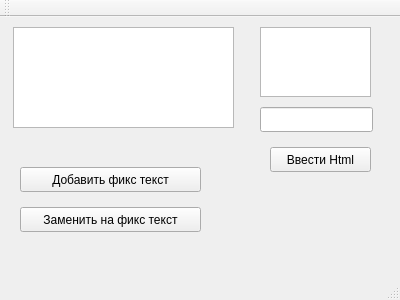
<?xml version="1.0" encoding="UTF-8"?>
<ui version="4.0">
 <class>MainWindow</class>
 <widget class="QMainWindow" name="MainWindow">
  <property name="geometry">
   <rect>
    <x>0</x>
    <y>0</y>
    <width>400</width>
    <height>300</height>
   </rect>
  </property>
  <property name="windowTitle">
   <string>MainWindow</string>
  </property>
  <widget class="QWidget" name="centralWidget">
   <widget class="QLineEdit" name="lineEdit_input">
    <property name="geometry">
     <rect>
      <x>260</x>
      <y>90</y>
      <width>113</width>
      <height>25</height>
     </rect>
    </property>
   </widget>
   <widget class="QPushButton" name="pushButton_html">
    <property name="geometry">
     <rect>
      <x>270</x>
      <y>130</y>
      <width>101</width>
      <height>25</height>
     </rect>
    </property>
    <property name="text">
     <string>Ввести Html</string>
    </property>
   </widget>
   <widget class="QTextEdit" name="textEdit_output">
    <property name="geometry">
     <rect>
      <x>260</x>
      <y>10</y>
      <width>111</width>
      <height>70</height>
     </rect>
    </property>
   </widget>
   <widget class="QPlainTextEdit" name="plainTextEdit_output">
    <property name="geometry">
     <rect>
      <x>13</x>
      <y>10</y>
      <width>221</width>
      <height>101</height>
     </rect>
    </property>
   </widget>
   <widget class="QPushButton" name="pushButton_addPlain">
    <property name="geometry">
     <rect>
      <x>20</x>
      <y>150</y>
      <width>181</width>
      <height>25</height>
     </rect>
    </property>
    <property name="text">
     <string>Добавить фикс текст</string>
    </property>
   </widget>
   <widget class="QPushButton" name="pushButton_chPlain">
    <property name="geometry">
     <rect>
      <x>20</x>
      <y>190</y>
      <width>181</width>
      <height>25</height>
     </rect>
    </property>
    <property name="text">
     <string>Заменить на фикс текст</string>
    </property>
   </widget>
  </widget>
  <widget class="QMenuBar" name="menuBar">
   <property name="geometry">
    <rect>
     <x>0</x>
     <y>0</y>
     <width>400</width>
     <height>22</height>
    </rect>
   </property>
  </widget>
  <widget class="QToolBar" name="mainToolBar">
   <attribute name="toolBarArea">
    <enum>TopToolBarArea</enum>
   </attribute>
   <attribute name="toolBarBreak">
    <bool>false</bool>
   </attribute>
  </widget>
  <widget class="QStatusBar" name="statusBar"/>
 </widget>
 <layoutdefault spacing="6" margin="11"/>
 <resources/>
 <connections/>
</ui>
